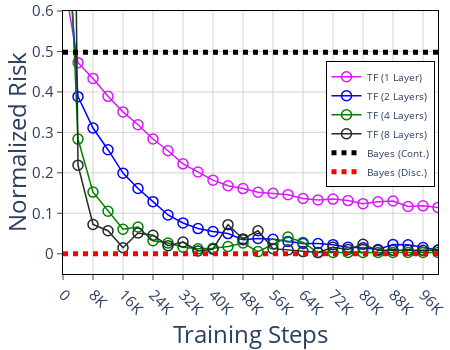

The notebook cell saved with this chart:
### Code cell
ticks = 25
no_mus = 256
plot_x_data = [str(i) for i in np.arange(0, 100050, 50)]

def load_data(model_dir, model_key):
    mu_data = json.load(open(os.path.join(model_dir, "plot_data.json"), "r"))

    data = []
    final_epoch = 0
    for epoch in mu_data:
        if int(epoch) % 50 == 0:
            final_epoch = epoch
            data.append(mu_data[epoch][model_key])

    if epoch != plot_x_data[-1]:
        for _ in plot_x_data[plot_x_data.index(final_epoch)+1:]:
            data.append(data[-1])
    
    tick_size = int(len(plot_x_data) / ticks)

    plot_x_axis = []
    plot_y_axis = []
    
    index = 0

    while index <= len(plot_x_data):
        plot_x_axis.append(plot_x_data[index])
        plot_y_axis.append(data[index])
        index += tick_size

    return plot_x_axis, plot_y_axis

no_mus = 32
plot_x_axis, tf_1 = load_data(f"good_sweep_1_fixed_256/sigma=1-mu={no_mus}-default_sigma=1-family=bert-hid_dim=64-mlp=0-layer=1-head=1-tokenizer=learnable", "d_m_t")
plot_x_axis, tf_2 = load_data(f"good_sweep_1_fixed_256/sigma=1-mu={no_mus}-default_sigma=1-family=bert-hid_dim=64-mlp=0-layer=2-head=1-tokenizer=learnable", "d_m_t")
plot_x_axis, tf_3 = load_data(f"good_sweep_1_fixed_256/sigma=1-mu={no_mus}-default_sigma=1-family=bert-hid_dim=64-mlp=0-layer=4-head=1-tokenizer=learnable", "d_m_t")
plot_x_axis, tf_4 = load_data(f"good_sweep_1_fixed_256/sigma=1-mu={no_mus}-default_sigma=1-family=bert-hid_dim=64-mlp=0-layer=8-head=1-tokenizer=learnable", "d_m_t")

plot_x_axis, bayes_c = load_data(f"good_sweep_1_fixed_256/sigma=1-mu={no_mus}-default_sigma=1-family=bert-hid_dim=4-mlp=0-layer=4-head=4-tokenizer=learnable", "d_bc_t")
plot_x_axis, bayes_d = load_data(f"good_sweep_1_fixed_256/sigma=1-mu={no_mus}-default_sigma=1-family=bert-hid_dim=4-mlp=0-layer=4-head=4-tokenizer=learnable", "d_bd_t")


width=450
height=350
scale=1

estimator_colors = px.colors.qualitative.Dark24
color_pad = px.colors.qualitative.Dark24
from plotly.subplots import make_subplots
import re

plot_x_axis = [re.sub("000$", "K", i) for i in plot_x_axis]

fig = go.Figure()

fig.add_trace(go.Scatter(x=plot_x_axis, y=tf_1, name="TF (1 Layer)",  
                        mode="markers+lines", 
                        marker={'symbol': 'circle', 'color': 'rgba(0, 0, 0, 0)', 'size': 10 * scale, 
                                'line':{'width': 1.5 * scale, 'color': estimator_colors[4]}}, 
                                line={'color': estimator_colors[4], 'width': 1.5 * scale})
 )

fig.add_trace(go.Scatter(x=plot_x_axis, y=tf_2, name="TF (2 Layers)",  
                        mode="markers+lines", 
                        marker={'symbol': 'circle', 'color': 'rgba(0, 0, 0, 0)', 'size': 10 * scale, 
                                'line':{'width': 1.5 * scale, 'color': "blue"}}, 
                                line={'color': "blue", 'width': 1.5 * scale})
)

fig.add_trace(go.Scatter(x=plot_x_axis, y=tf_3, name="TF (4 Layers)",  
                        mode="markers+lines", 
                        marker={'symbol': 'circle', 'color': 'rgba(0, 0, 0, 0)', 'size': 10 * scale, 
                                'line':{'width': 1.5 * scale, 'color': "green"}}, 
                                line={'color': "green", 'width': 1.5 * scale})
)

fig.add_trace(go.Scatter(x=plot_x_axis, y=tf_4, name="TF (8 Layers)",  
                        mode="markers+lines", 
                        marker={'symbol': 'circle', 'color': 'rgba(0, 0, 0, 0)', 'size': 10 * scale, 
                                'line':{'width': 1.5 * scale, 'color': estimator_colors[5]}}, 
                                line={'color': estimator_colors[5], 'width': 1.5 * scale})
)

fig.add_trace(go.Scatter(x=plot_x_axis, y=bayes_c, name="Bayes (Cont.)",  
                        mode="lines", 
                        marker={ 'color': 'rgba(0, 0, 0, 0)', 'size': 10 * scale, 
                                'line':{'width': 1.5 * scale, 'color': "black"}}, 
                                line={'color': "black", 'width': 5 * scale, "dash": 'dot'})
)

fig.add_trace(go.Scatter(x=plot_x_axis, y=bayes_d, name="Bayes (Disc.)",  
                        mode="lines", 
                        marker={'color': 'rgba(0, 0, 0, 0)', 'size': 10 * scale, 
                                'line':{'width': 1.5 * scale, 'color': "red"}}, 
                                line={'color': "red", 'width': 5 * scale, "dash": 'dot'})
)


fig.update_layout(
    plot_bgcolor='white',
    showlegend=True
)
fig.update_xaxes(
    range=[0, ticks],
    mirror=True,
    ticks='outside',
    title="Training Steps",
    showline=True,
    linecolor='black',
    gridcolor='lightgrey',
    tickangle=45,
    tickfont = dict(size=15)
)
fig.update_yaxes(
    range=[-0.05, 0.6],
    mirror=True,
    ticks='outside',
    title="Normalized Risk",
    showline=True,
    linecolor='black',
    gridcolor='lightgrey',
    tickfont = dict(size=15)
)

fig.update_layout(width=width, 
                height=height*scale, 
                font=dict(size=20 * scale),
                margin=dict(l=0, r=0, t=0, b=0),
                legend=dict(
                    font = dict(size = 10),
                    x=0.7, y=0.33, 
                            bordercolor="Black", borderwidth=1))

fig.show()
fig.write_image(f"a_2_layers.pdf")
fig.write_image(f"a_2_layers.pdf")

### Figure 1 — Plotly figure (JSON) as saved in the notebook; plotly's stock layout.template omitted (floating-point values rounded to 4 significant figures)
{"data": [{"line": {"color": "#DA16FF", "width": 1.5}, "marker": {"color": "rgba(0, 0, 0, 0)", "line": {"color": "#DA16FF", "width": 1.5}, "size": 10, "symbol": "circle"}, "mode": "markers+lines", "name": "TF (1 Layer)", "type": "scatter", "x": ["0", "4K", "8K", "12K", "16K", "20K", "24K", "28K", "32K", "36K", "40K", "44K", "48K", "52K", "56K", "60K", "64K", "68K", "72K", "76K", "80K", "84K", "88K", "92K", "96K", "100K"], "y": [0.6895, 0.4723, 0.4334, 0.3891, 0.3506, 0.3188, 0.2837, 0.2545, 0.2223, 0.202, 0.182, 0.168, 0.1611, 0.1522, 0.1497, 0.1461, 0.1366, 0.1328, 0.1351, 0.1314, 0.1238, 0.1285, 0.1305, 0.1168, 0.1184, 0.1146]}, {"line": {"color": "blue", "width": 1.5}, "marker": {"color": "rgba(0, 0, 0, 0)", "line": {"color": "blue", "width": 1.5}, "size": 10, "symbol": "circle"}, "mode": "markers+lines", "name": "TF (2 Layers)", "type": "scatter", "x": ["0", "4K", "8K", "12K", "16K", "20K", "24K", "28K", "32K", "36K", "40K", "44K", "48K", "52K", "56K", "60K", "64K", "68K", "72K", "76K", "80K", "84K", "88K", "92K", "96K", "100K"], "y": [0.9422, 0.3883, 0.3108, 0.2572, 0.1993, 0.1614, 0.1288, 0.09584, 0.07619, 0.0623, 0.05493, 0.04996, 0.03477, 0.03771, 0.03563, 0.03025, 0.0256, 0.02548, 0.02253, 0.0164, 0.01466, 0.01045, 0.02265, 0.02211, 0.01555, 0.009114]}, {"line": {"color": "green", "width": 1.5}, "marker": {"color": "rgba(0, 0, 0, 0)", "line": {"color": "green", "width": 1.5}, "size": 10, "symbol": "circle"}, "mode": "markers+lines", "name": "TF (4 Layers)", "type": "scatter", "x": ["0", "4K", "8K", "12K", "16K", "20K", "24K", "28K", "32K", "36K", "40K", "44K", "48K", "52K", "56K", "60K", "64K", "68K", "72K", "76K", "80K", "84K", "88K", "92K", "96K", "100K"], "y": [1.154, 0.2835, 0.1524, 0.1052, 0.06067, 0.06606, 0.03228, 0.02647, 0.01632, 0.01249, 0.01336, 0.01804, 0.02665, 0.005314, 0.02387, 0.04128, 0.02815, 0.003117, 0.003117, 0.003117, 0.003117, 0.003117, 0.003117, 0.003117, 0.003117, 0.003117]}, {"line": {"color": "#222A2A", "width": 1.5}, "marker": {"color": "rgba(0, 0, 0, 0)", "line": {"color": "#222A2A", "width": 1.5}, "size": 10, "symbol": "circle"}, "mode": "markers+lines", "name": "TF (8 Layers)", "type": "scatter", "x": ["0", "4K", "8K", "12K", "16K", "20K", "24K", "28K", "32K", "36K", "40K", "44K", "48K", "52K", "56K", "60K", "64K", "68K", "72K", "76K", "80K", "84K", "88K", "92K", "96K", "100K"], "y": [3.676, 0.219, 0.07236, 0.05701, 0.01484, 0.05148, 0.04583, 0.02009, 0.02911, 0.007127, 0.01128, 0.07191, 0.03664, 0.05678, 0.01269, 0.00964, 0.005369, 0.002935, 0.01623, 0.01074, 0.02337, 0.008493, 0.008493, 0.008493, 0.008493, 0.008493]}, {"line": {"color": "black", "dash": "dot", "width": 5}, "marker": {"color": "rgba(0, 0, 0, 0)", "line": {"color": "black", "width": 1.5}, "size": 10}, "mode": "lines", "name": "Bayes (Cont.)", "type": "scatter", "x": ["0", "4K", "8K", "12K", "16K", "20K", "24K", "28K", "32K", "36K", "40K", "44K", "48K", "52K", "56K", "60K", "64K", "68K", "72K", "76K", "80K", "84K", "88K", "92K", "96K", "100K"], "y": [0.498, 0.498, 0.498, 0.498, 0.498, 0.498, 0.498, 0.498, 0.498, 0.498, 0.498, 0.498, 0.498, 0.498, 0.498, 0.498, 0.498, 0.498, 0.498, 0.498, 0.498, 0.498, 0.498, 0.498, 0.498, 0.498]}, {"line": {"color": "red", "dash": "dot", "width": 5}, "marker": {"color": "rgba(0, 0, 0, 0)", "line": {"color": "red", "width": 1.5}, "size": 10}, "mode": "lines", "name": "Bayes (Disc.)", "type": "scatter", "x": ["0", "4K", "8K", "12K", "16K", "20K", "24K", "28K", "32K", "36K", "40K", "44K", "48K", "52K", "56K", "60K", "64K", "68K", "72K", "76K", "80K", "84K", "88K", "92K", "96K", "100K"], "y": [3.772e-13, 3.772e-13, 3.772e-13, 3.772e-13, 3.772e-13, 3.772e-13, 3.772e-13, 3.772e-13, 3.772e-13, 3.772e-13, 3.772e-13, 3.772e-13, 3.772e-13, 3.772e-13, 3.772e-13, 3.772e-13, 3.772e-13, 3.772e-13, 3.772e-13, 3.772e-13, 3.772e-13, 3.772e-13, 3.772e-13, 3.772e-13, 3.772e-13, 3.772e-13]}], "layout": {"font": {"size": 20}, "height": 350, "legend": {"bordercolor": "Black", "borderwidth": 1, "font": {"size": 10}, "x": 0.7, "y": 0.33}, "margin": {"b": 0, "l": 0, "r": 0, "t": 0}, "plot_bgcolor": "white", "showlegend": true, "width": 450, "xaxis": {"gridcolor": "lightgrey", "linecolor": "black", "mirror": true, "range": [0, 25], "showline": true, "tickangle": 45, "tickfont": {"size": 15}, "ticks": "outside", "title": {"text": "Training Steps"}}, "yaxis": {"gridcolor": "lightgrey", "linecolor": "black", "mirror": true, "range": [-0.05, 0.6], "showline": true, "tickfont": {"size": 15}, "ticks": "outside", "title": {"text": "Normalized Risk"}}}}
